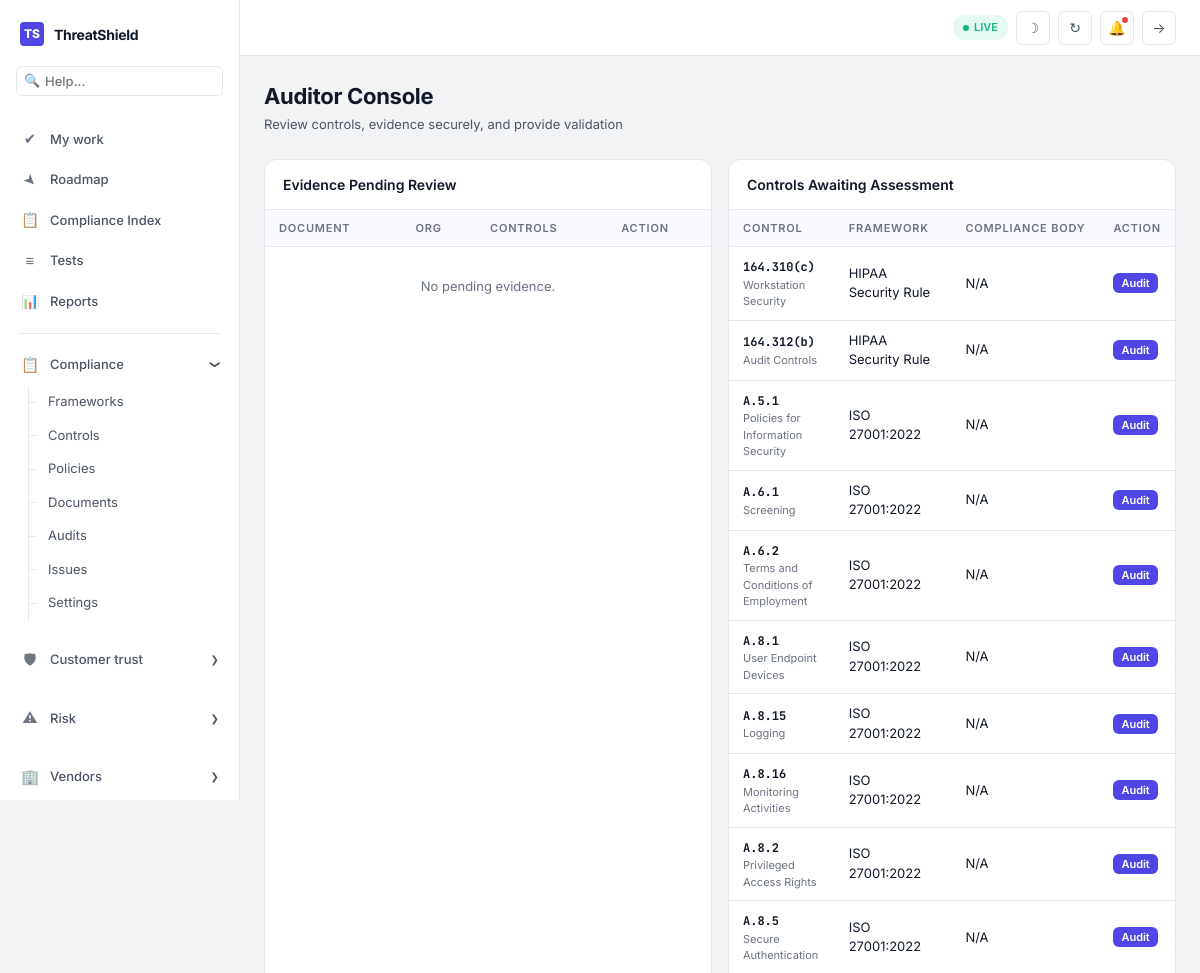
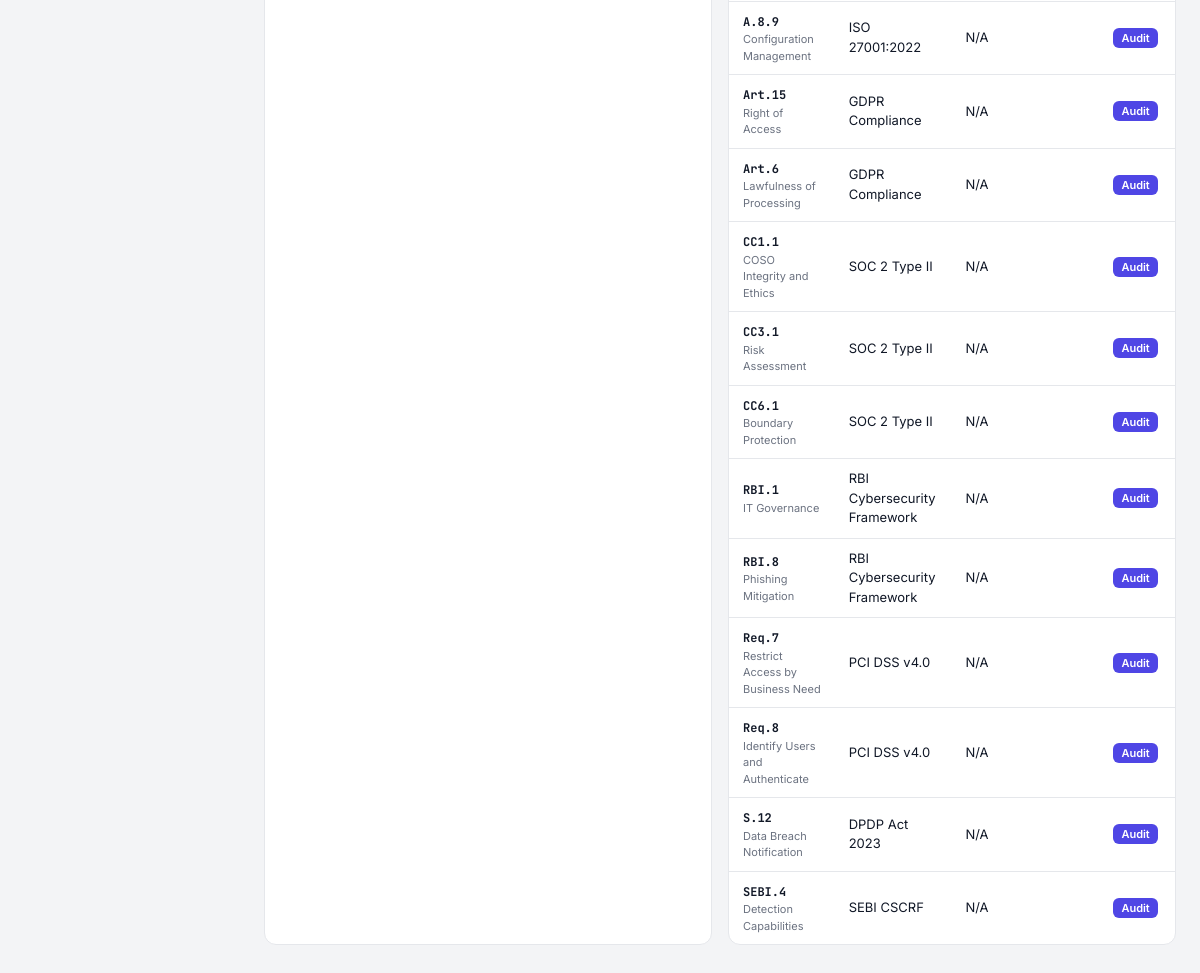
/compliance/auditor-dashboard/ (signed in), run on the app's committed database (2 pictures, top to bottom).
### compliance/models.py (models this page shows, shortened)
class ComplianceControl(models.Model):
    STATUS_CHOICES = [
        ('compliant', 'Compliant'),
        ('non_compliant', 'Non-Compliant'),
        ('partial', 'Partially Compliant'),
        ('not_assessed', 'Not Assessed'),
    ]
    framework = models.ForeignKey(ComplianceFramework, on_delete=models.CASCADE, related_name='controls')
    control_id = models.CharField(max_length=50)
    title = models.CharField(max_length=300)
    description = models.TextField()
    category = models.CharField(max_length=200, blank=True)
    status = models.CharField(max_length=15, choices=STATUS_CHOICES, default='not_assessed')
    mandatory = models.BooleanField(default=True)
    compliance_body = models.CharField(max_length=200, blank=True)
    evidence = models.TextField(blank=True)
    last_audit_date = models.DateTimeField(null=True, blank=True)
    next_audit_date = models.DateTimeField(null=True, blank=True)
    auditor_notes = models.TextField(blank=True)
    created_at = models.DateTimeField(auto_now_add=True)
    updated_at = models.DateTimeField(auto_now=True)
    class Meta:
        ordering = ['control_id']

class ComplianceFramework(models.Model):
    FRAMEWORK_TYPES = [
        ('ISO27001', 'ISO 27001'),
        ('GDPR', 'GDPR'),
        ('DPDP', 'DPDP Act (India)'),
        ('SOC2', 'SOC 2'),
        ('HIPAA', 'HIPAA'),
        ('PCIDSS', 'PCI DSS'),
        ('RBI', 'RBI Guidelines'),
        ('NPCI', 'NPCI Standards'),
        ('UIDAI', 'UIDAI/Aadhaar'),
        ('SEBI', 'SEBI Regulations'),
        ('IRDAI', 'IRDAI Guidelines'),
    ]
    name = models.CharField(max_length=200)
    framework_type = models.CharField(max_length=20, choices=FRAMEWORK_TYPES)
    description = models.TextField()
    version = models.CharField(max_length=50, blank=True)
    is_active = models.BooleanField(default=True)
    created_at = models.DateTimeField(auto_now_add=True)
    class Meta:
        ordering = ['name']

### compliance/views.py (the view)
# urls.py: path('auditor-dashboard/', views.auditor_dashboard, name='auditor_dashboard'),
@login_required
def auditor_dashboard(request):
    if not request.user.profile.is_auditor and not request.user.profile.is_admin:
        return redirect('core:dashboard')
    documents = Document.objects.filter(status='pending')
    controls = ComplianceControl.objects.filter(status='not_assessed')
    return render(request, 'compliance/auditor_dashboard.html', {
        'documents': documents,
        'controls': controls
    })

### core/models.py (called while the page is built)
    @property
    def is_admin(self):
        return self.role == 'super_admin' or self.user.is_superuser

    @property
    def is_auditor(self):
        return self.role == 'auditor'

### templates/compliance/auditor_dashboard.html (shortened to what this page needs)
{% extends 'base.html' %}
{% block content %}
<div class="page-head">
    <div><h1>Auditor Console</h1><p>Review controls, evidence securely, and provide validation</p></div>
</div>
<div class="grid-2">
    <div class="card">
        <div class="card-head"><h3>Evidence Pending Review</h3></div>
        <div class="card-body no-pad">
            <div class="tbl-wrap">
                <table class="tbl">
                    <thead><tr><th>Document</th><th>Org</th><th>Controls</th><th>Action</th></tr></thead>
                    <tbody>
                        {% for doc in documents %}
                        <tr>
                            <td><strong>{{ doc.title }}</strong><br><span style="font-size:11px;color:var(--text-tertiary);">{{ doc.get_document_type_display }}</span></td>
                            <td>{{ doc.uploaded_by.profile.organization }}</td>
                            <td>{% for c in doc.controls.all %}<span class="badge" style="font-size:10px;">{{ c.control_id }}</span>{% endfor %}</td>
                            <td>
                                <button class="btn btn-success btn-xs">Approve</button>
                                <button class="btn btn-ghost btn-xs" style="color:var(--danger);">Reject</button>
                            </td>
                        </tr>
                        {% empty %}
                        <tr><td colspan="4"><div class="empty-state" style="padding:20px;">No pending evidence.</div></td></tr>
                        {% endfor %}
                    </tbody>
                </table>
            </div>
        </div>
    </div>
    <div class="card">
        <div class="card-head"><h3>Controls Awaiting Assessment</h3></div>
        <div class="card-body no-pad">
            <div class="tbl-wrap">
                <table class="tbl">
                    <thead><tr><th>Control</th><th>Framework</th><th>Compliance Body</th><th>Action</th></tr></thead>
                    <tbody>
                        {% for c in controls %}
                        <tr>
                            <td><strong><span class="mono">{{ c.control_id }}</span></strong><br><span style="font-size:11px;color:var(--text-tertiary);max-width:200px;display:block;truncate:ellipsis;">{{ c.title|truncatechars:40 }}</span></td>
                            <td>{{ c.framework.name }}</td>
                            <td>{{ c.compliance_body|default:"N/A" }}</td>
                            <td><button class="btn btn-primary btn-xs">Audit</button></td>
                        </tr>
                        {% empty %}
                        <tr><td colspan="4"><div class="empty-state" style="padding:20px;">All controls have been assessed.</div></td></tr>
                        {% endfor %}
                    </tbody>
                </table>
            </div>
        </div>
    </div>
</div>
{% endblock %}

### static/css/style.css (style rules this page uses)
:root { --bg-base: #F3F4F6; --bg-surface: #FFFFFF; --bg-elevated: #F9FAFB; --bg-hover: #F3F4F6; --bg-input: #FFFFFF; --bg-overlay: rgba(0, 0, 0, 0.4); --text-primary: #111827; --text-secondary: #4B5563; --text-tertiary: #6B7280; --text-inverse: #FFFFFF; --brand-primary: #4F46E5; --brand-secondary: #6366F1; --brand-light: #818CF8; --brand-dark: #3730A3; --success: #10B981; --success-light: #D1FAE5; --success-surface: rgba(16, 185, 129, 0.1); --warning: #F59E0B; --warning-light: #FEF3C7; --warning-surface: rgba(245, 158, 11, 0.1); --danger: #EF4444; --danger-light: #FEE2E2; --danger-surface: rgba(239, 68, 68, 0.1); --info: #3B82F6; --info-surface: rgba(59, 130, 246, 0.1); --severity-critical: #DC2626; --severity-high: #EA580C; --severity-medium: #D97706; --severity-low: #16A34A; --border: #E5E7EB; --border-light: #D1D5DB; --border-focus: #6366F1; --shadow-sm: 0 1px 2px rgba(0,0,0,0.05); --shadow-md: 0 4px 6px -1px rgba(0,0,0,0.1); --shadow-lg: 0 10px 15px -3px rgba(0,0,0,0.1); --sidebar-w: 240px; --header-h: 56px; --radius: 8px; --radius-lg: 12px; }
*, *::before, *::after { box-sizing: border-box; margin: 0; padding: 0; }
html { scroll-behavior: smooth; }
body { font-family: 'Inter', -apple-system, BlinkMacSystemFont, sans-serif; background: var(--bg-base); color: var(--text-primary); line-height: 1.5; font-size: 14px; -webkit-font-smoothing: antialiased; }
.page-head { margin-bottom: 24px; display: flex; justify-content: space-between; align-items: flex-start; }
.page-head h1 { font-size: 22px; font-weight: 700; color: var(--text-primary); letter-spacing: -0.3px; }
.page-head p { font-size: 13px; color: var(--text-secondary); margin-top: 2px; }
.card { background: var(--bg-surface); border: 1px solid var(--border); border-radius: var(--radius-lg); overflow: hidden; }
.card-head { padding: 14px 18px; border-bottom: 1px solid var(--border); display: flex; align-items: center; justify-content: space-between; }
.card-head h3 { font-size: 14px; font-weight: 600; color: var(--text-primary); }
.card-body { padding: 18px; }
.card-body.no-pad { padding: 0; }
.grid-2 { display: grid; grid-template-columns: repeat(2, 1fr); gap: 16px; margin-bottom: 20px; }
.tbl-wrap { overflow-x: auto; }
.tbl { width: 100%; border-collapse: collapse; }
.tbl thead th { padding: 10px 14px; text-align: left; font-size: 11px; font-weight: 600; color: var(--text-tertiary); text-transform: uppercase; letter-spacing: 0.8px; border-bottom: 1px solid var(--border); background: rgba(99, 102, 241, 0.04); white-space: nowrap; }
.tbl tbody tr { border-bottom: 1px solid var(--border); transition: background 0.1s; }
.tbl tbody tr:last-child { border-bottom: none; }
.tbl tbody td { padding: 10px 14px; font-size: 13px; color: var(--text-primary); }
.tbl .mono { font-family: 'JetBrains Mono', monospace; font-size: 12px; }
.btn { display: inline-flex; align-items: center; gap: 6px; padding: 8px 16px; border-radius: 6px; font-size: 13px; font-weight: 600; cursor: pointer; border: none; font-family: 'Inter', sans-serif; transition: all 0.15s; text-decoration: none; }
.btn-primary { background: var(--brand-primary); color: #fff; }
.btn-xs { padding: 3px 8px; font-size: 11px; }
.empty-state { text-align: center; padding: 40px 20px; color: var(--text-tertiary); }

### data on the page
ComplianceControl: control_id "164.310(c)", title "Workstation Security", framework.name "HIPAA Security Rule", compliance_body "N/A"
ComplianceControl: control_id "164.312(b)", title "Audit Controls", framework.name "HIPAA Security Rule", compliance_body "N/A"
ComplianceControl: control_id "A.5.1", title "Policies for Information Security", framework.name "ISO 27001:2022", compliance_body "N/A"
ComplianceControl: control_id "A.6.1", title "Screening", framework.name "ISO 27001:2022", compliance_body "N/A"
ComplianceControl: control_id "A.6.2", title "Terms and Conditions of Employment", framework.name "ISO 27001:2022", compliance_body "N/A"
ComplianceControl: control_id "A.8.1", title "User Endpoint Devices", framework.name "ISO 27001:2022", compliance_body "N/A"
ComplianceControl: control_id "A.8.15", title "Logging", framework.name "ISO 27001:2022", compliance_body "N/A"
ComplianceControl: control_id "A.8.16", title "Monitoring Activities", framework.name "ISO 27001:2022", compliance_body "N/A"
ComplianceControl: control_id "A.8.2", title "Privileged Access Rights", framework.name "ISO 27001:2022", compliance_body "N/A"
ComplianceControl: control_id "A.8.5", title "Secure Authentication", framework.name "ISO 27001:2022", compliance_body "N/A"
ComplianceControl: control_id "A.8.9", title "Configuration Management", framework.name "ISO 27001:2022", compliance_body "N/A"
ComplianceControl: control_id "Art.15", title "Right of Access", framework.name "GDPR Compliance", compliance_body "N/A"
ComplianceControl: control_id "Art.6", title "Lawfulness of Processing", framework.name "GDPR Compliance", compliance_body "N/A"
ComplianceControl: control_id "CC1.1", title "COSO Integrity and Ethics", framework.name "SOC 2 Type II", compliance_body "N/A"
ComplianceControl: control_id "CC3.1", title "Risk Assessment", framework.name "SOC 2 Type II", compliance_body "N/A"
ComplianceControl: control_id "CC6.1", title "Boundary Protection", framework.name "SOC 2 Type II", compliance_body "N/A"
ComplianceControl: control_id "RBI.1", title "IT Governance", framework.name "RBI Cybersecurity Framework", compliance_body "N/A"
ComplianceControl: control_id "RBI.8", title "Phishing Mitigation", framework.name "RBI Cybersecurity Framework", compliance_body "N/A"
ComplianceControl: control_id "Req.7", title "Restrict Access by Business Need", framework.name "PCI DSS v4.0", compliance_body "N/A"
ComplianceControl: control_id "Req.8", title "Identify Users and Authenticate", framework.name "PCI DSS v4.0", compliance_body "N/A"
ComplianceControl: control_id "S.12", title "Data Breach Notification", framework.name "DPDP Act 2023", compliance_body "N/A"
ComplianceControl: control_id "SEBI.4", title "Detection Capabilities", framework.name "SEBI CSCRF", compliance_body "N/A"
